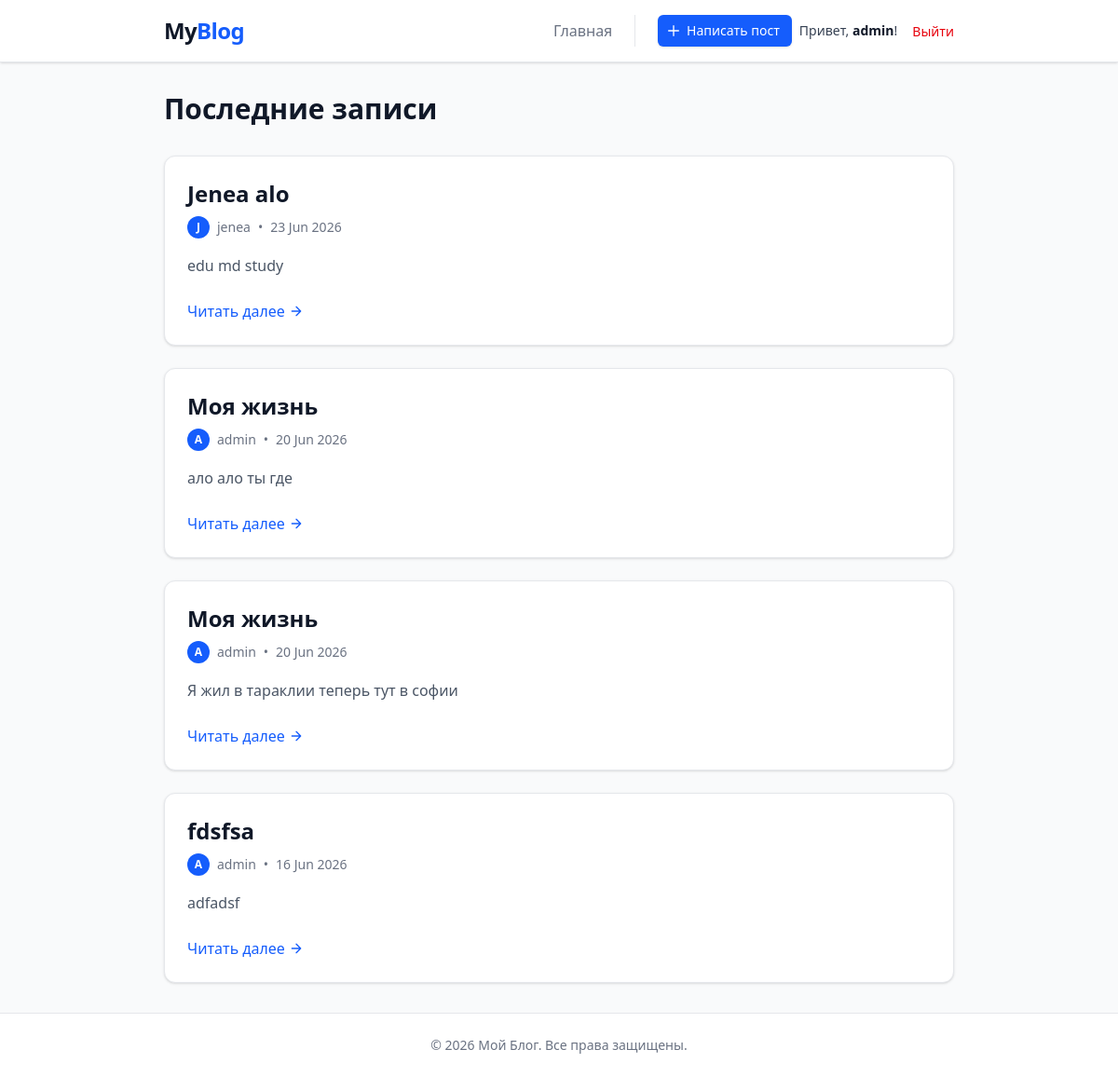
The app's page / (signed in) with its own data.
### blog/models.py (models this page shows, shortened)
class Post(models.Model):
    class Status(models.TextChoices):
        DRAFT = 'draft', 'Черновик'
        PUBLISHED = 'published', 'Опубликован'
    title = models.CharField(max_length=200)
    slug = models.SlugField(max_length=200, unique=True)
    author = models.ForeignKey(
        settings.AUTH_USER_MODEL,
        on_delete=models.CASCADE,
        related_name="posts",
    )
    body = models.TextField()
    status = models.CharField(
        max_length=10,
        choices=Status.choices,
        default=Status.DRAFT,
    )
    created_at = models.DateTimeField(auto_now_add=True)
    updated_at = models.DateTimeField(auto_now=True)
    def get_absolute_url(self):
        return reverse('blog:post_detail', args=[self.slug])
    class Meta:
        ordering = ['-created_at']

### blog/views.py (the view)
# urls.py: path('', views.PostListView.as_view(), name='post_list'),
class PostListView(ListView):
    queryset = Post.objects.filter(status=Post.Status.PUBLISHED)
    context_object_name = 'posts'
    template_name = 'blog/post_list.html'

### templates/blog/post_list.html (shortened to what this page needs)
{% extends 'base.html' %}
{% block content %}
    <section aria-labelledby="latest-posts-title">
        <header class="mb-8">
            <h1 id="latest-posts-title" class="text-3xl font-bold text-gray-900">Последние записи</h1>
        </header>
        <div class="flex flex-col gap-6">
            {% for post in posts %}
                <article class="bg-white p-6 rounded-xl shadow-sm border border-gray-200 transition-all hover:shadow-md hover:-translate-y-1">
                    <header class="mb-4">
                        <h2 class="text-2xl font-bold mb-2">
                            <a href="{{ post.get_absolute_url }}" class="text-gray-900 hover:text-blue-600 transition-colors">
                                {{ post.title }}
                            </a>
                        </h2>
                        <div class="flex items-center gap-2 text-sm text-gray-500">
                            <span class="w-6 h-6 bg-blue-600 text-white rounded-full flex items-center justify-center text-xs font-bold" aria-hidden="true">
                                {{ post.author.username.0|upper }}
                            </span>
                            <address class="not-italic inline">
                                <span class="sr-only">Автор:</span> {{ post.author.username }}
                            </address>
                            <span aria-hidden="true">&bull;</span>
                            <time datetime="{{ post.created_at|date:'Y-m-d' }}">{{ post.created_at|date:"d M Y" }}</time>
                        </div>
                    </header>
                    <div class="text-gray-600 leading-relaxed mb-6">
                        {{ post.body|truncatewords:30 }}
                    </div>
                    <footer>
                        <a href="{{ post.get_absolute_url }}" class="inline-flex items-center text-blue-600 hover:text-blue-700 font-medium" aria-label="Читать статью полностью: {{ post.title }}">
                            Читать далее
                            <svg aria-hidden="true" class="w-4 h-4 ml-1" fill="none" stroke="currentColor" viewBox="0 0 24 24" stroke-width="2" stroke-linecap="round" stroke-linejoin="round">
                                <path d="M5 12h14M12 5l7 7-7 7"/>
                            </svg>
                        </a>
                    </footer>
                </article>
            {% empty %}
                <div class="text-center py-12 bg-white rounded-xl shadow-sm border border-gray-200">
                    <p class="text-gray-500">Постов пока нет. Возвращайтесь позже!</p>
                </div>
            {% endfor %}
        </div>
    </section>
{% endblock content %}

### templates/base.html (shortened to what this page needs)
{% load static %}
<!DOCTYPE html>
<html lang="ru">
<head>
    <link rel="stylesheet" href="{% static 'css/tailwind.css' %}">
</head>
<body class="bg-gray-50 text-gray-900 font-sans min-h-screen flex flex-col antialiased">
    <header class="bg-white border-b border-gray-200 shadow-sm">
        <div class="max-w-4xl mx-auto px-6 py-4 flex justify-between items-center">
            <a href="{% url 'blog:post_list' %}" class="text-2xl font-extrabold tracking-tight text-gray-900" aria-label="На главную страницу">
                My<span class="text-blue-600">Blog</span>
            </a>
            <div class="flex items-center space-x-6">
                <nav aria-label="Основная навигация">
                    <ul class="flex items-center m-0 p-0 list-none">
                        <li>
                            <a href="{% url 'blog:post_list' %}" class="text-gray-500 hover:text-blue-600 font-medium transition-colors">Главная</a>
                        </li>
                    </ul>
                </nav>
                    <div class="flex items-center space-x-4 border-l border-gray-200 pl-6">
                        {% if user.is_authenticated %}
                            <a href="{% url 'blog:post_create' %}" class="hidden sm:inline-flex items-center px-3 py-1.5 border border-transparent text-sm font-medium rounded-md shadow-sm text-white bg-blue-600 hover:bg-blue-700 transition-colors mr-2">
                                <svg class="-ml-1 mr-1.5 h-4 w-4" fill="none" stroke="currentColor" viewBox="0 0 24 24" xmlns="http://www.w3.org/2000/svg"><path stroke-linecap="round" stroke-linejoin="round" stroke-width="2" d="M12 4v16m8-8H4"></path></svg>
                                Написать пост
                            </a>
                            <span class="text-sm text-gray-700">
                                Привет, <span class="font-bold text-gray-900">{{ user.username }}</span>!
                        </span>
                        <form method="post" action="{% url 'logout' %}" class="inline m-0">
                            <button type="submit" class="text-sm font-medium text-red-600 hover:text-red-700 transition-colors">
                                Выйти
                            </button>
                        </form>
                    {% endif %}
                </div>
            </div>
        </div>
    </header>
    <main class="flex-grow w-full max-w-4xl mx-auto my-8 px-6">
        {% block content %}
        {% endblock content %}
    </main>
    <footer class="bg-white border-t border-gray-200 text-center py-6 mt-auto">
        <p class="text-gray-500 text-sm">&copy; <time datetime="{% now 'Y' %}">{% now "Y" %}</time> Мой Блог. Все права защищены.</p>
    </footer>
</body>
</html>

### records on screen
Post: title "Jenea alo", author.username.0 "J", author.username "jenea", created_at "23 Jun 2026", body "edu md study"
Post: title "Моя жизнь", author.username.0 "A", author.username "admin", created_at "20 Jun 2026", body "ало ало ты где"
Post: title "Моя жизнь", author.username.0 "A", author.username "admin", created_at "20 Jun 2026", body "Я жил в тараклии теперь тут в софии"
Post: title "fdsfsa", author.username.0 "A", author.username "admin", created_at "16 Jun 2026", body "adfadsf"

### other values on screen
{{ user.username }} "admin"
